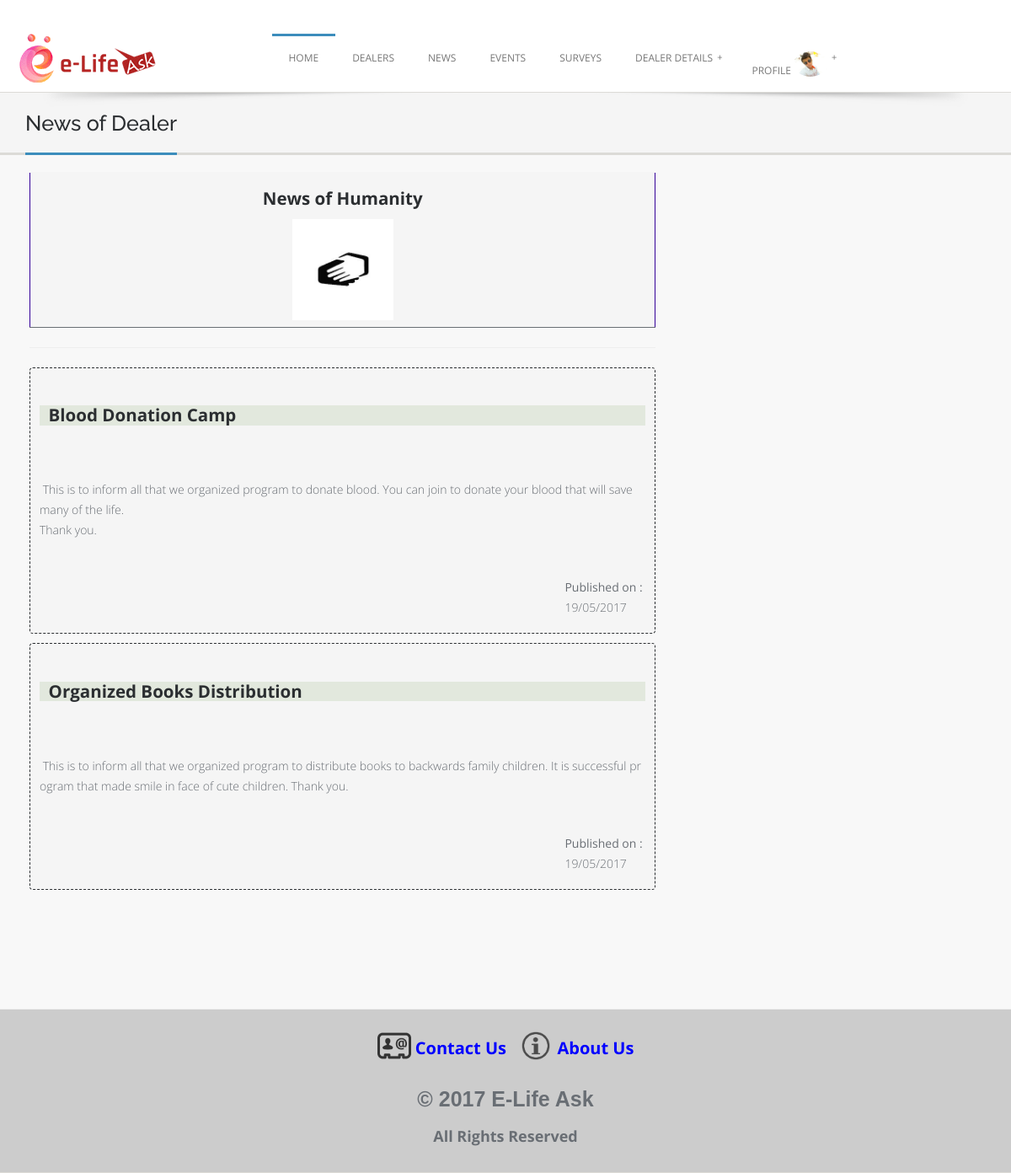
The page /User-Dealer/user_dealers_news.php?dn_id=11 (signed in) on the database its author committed.
### tables this page shows
CREATE TABLE `tbl_user` (
  `user_id` int(11) NOT NULL,
  `user_first_name` varchar(25) NOT NULL,
  `user_last_name` varchar(25) NOT NULL,
  `user_email` varchar(30) NOT NULL,
  `user_password` varchar(15) NOT NULL,
  `user_mobile_no` varchar(13) NOT NULL,
  `city_id` int(11) DEFAULT NULL,
  `pin_code` varchar(10) NOT NULL,
  `user_address` varchar(200) DEFAULT NULL,
  `user_photo` varchar(500) DEFAULT NULL,
  `user_status` int(11) NOT NULL
);

CREATE TABLE `tbl_dealer` (
  `dealer_id` int(11) NOT NULL,
  `dealer_first_name` varchar(25) NOT NULL,
  `dealer_last_name` varchar(25) NOT NULL,
  `company_name` varchar(200) NOT NULL,
  `dealer_email` varchar(30) NOT NULL,
  `dealer_password` varchar(15) NOT NULL,
  `dealer_mobile_no` varchar(13) NOT NULL,
  `designation` varchar(30) NOT NULL,
  `city_id` int(11) DEFAULT NULL,
  `pin_code` varchar(10) NOT NULL,
  `dealer_address` varchar(200) NOT NULL,
  `dealer_details` varchar(5000) NOT NULL,
  `dealer_photo` varchar(500) NOT NULL,
  `web_url` varchar(200) DEFAULT NULL,
  `JOD` date NOT NULL,
  `business_type` varchar(20) NOT NULL,
  `dealer_proof_1` varchar(500) NOT NULL,
  `dealer_proof_2` varchar(500) NOT NULL,
  `dealer_status` int(11) NOT NULL,
  `dealer_trial_plan_status` int(11) NOT NULL
);

CREATE TABLE `tbl_news` (
  `news_id` int(11) NOT NULL,
  `dealer_id` int(11) DEFAULT NULL,
  `news_title` varchar(160) NOT NULL,
  `news_description` varchar(500) NOT NULL,
  `news_date` date NOT NULL,
  `news_till_date` date NOT NULL,
  `news_display_status` int(11) NOT NULL
);

### User-Dealer/user_dealers_news.php (the view, shortened to what this page needs)
<!doctype html>
<html class="no-js" lang="en">
	<head>
	<link rel="stylesheet" href="css/font-awesome.css">
	<link href="assets/css/bootstrap.css" rel="stylesheet">
	<link rel="stylesheet" href="style.css">
	<link rel="stylesheet" href="css/colors.css">
	<link rel="stylesheet" href="layerslider/css/layerslider.css" type="text/css">
  </head>
<body>
<?php
	include "header.php";
?>
	<section class="post-wrapper-top">
    	<div class="container">
            <div class="post-wrapper-top-shadow">
                <span class="s1"></span>
            </div>
            <div class="col-lg-6 col-md-6 col-sm-6 col-xs-12">
                <h2>News of Dealer</h2>
            </div>
        </div>
	</section>
        	<div class="content clearfix">
            	<div class="col-lg-8 col-md-8 col-sm-8 col-xs-12" style="widtd:100%;overflow:auto">
				<form method="post">
                <table border="1" class="table table-striped" data-effect="fade" style="border:#330099 solid 1px;">
                  <tbody>
				    <?php
					$select = "select * from Tbl_dealer where dealer_id = '$_GET[dn_id]' and dealer_status=1";
					$query = mysql_query($select);
					while($row = mysql_fetch_array($query))
					{
					?>
				<tr>
				  <td style="width:150px">
					  <h4 align="center"> <b> <?php echo "News of " .$row['company_name']; ?> </b> </h4> <p>
					  <div align="center"><img src="<?php echo $row['dealer_photo']; ?>" height="100px" width="120px"></div>
				</td>
                </tr>
					<?php } ?>
                  </tbody>
                </table>
			  </form>
		<hr>
				<form method="post">
				   <tbody>
				    <?php
					$select = "select * from Tbl_news where dealer_id = '$_GET[dn_id]' and news_display_status = 1 order by news_date DESC";
					$query = mysql_query($select);
					$count=mysql_num_rows($query);
			if($count>=1)
			{
					while($row = mysql_fetch_array($query))
					{
					?>
				<pre style="border:dashed 1px">
					  <h4 style="background:#E2E8DD"> <b> <?php echo $row['news_title']; ?> </b> </h4>
					  <p> <?php echo $row['news_description']; ?> </p>
					  <p style="float:right">  <b>Published on :</b> <br>  <?php echo ( date("d/m/Y", strtotime($row['news_date'])) ); ?></p> <br>
				</pre>
					<?php }
				}
				else
				{ ?>
						<h3 align="center" style="border:#000033 dashed 1px;color:red">Sorry, Record Not Found....</h3>
		<?php	}
					 ?>
                  </tbody>
			  </form>
				</div>
            </div>
<?php
	include "footer.php";
?>
	</body>
</html>

### User-Dealer/header.php (shortened to what this page needs)
<?php
		$select = "select * from Tbl_dealer where dealer_id = '$_SESSION[dealer_id]'";
		$query_select = mysql_query($select);
		$row = mysql_fetch_array($query_select);
		$select1 = "select * from Tbl_user where user_id = '$_SESSION[user_id]'";
		$query_select1 = mysql_query($select1);
		$row_user = mysql_fetch_array($query_select1);
?>
<header class="header">
    	<div class="container">
        	<div class="site-header clearfix">
                <div class="col-lg-3 col-md-3 col-sm-12 title-area pull-left">
                    <div style="margin-top:-5px" class="site-title" id="title">
                        <a href="../index.php" title="">
                            <img src="images/logo.gif" alt="">
                        </a>
                    </div>
                </div>
                <div class="col-lg-9 col-md-12 col-sm-12">
                   <div id="nav">
                        <div class="container clearfix">
                       <?php
					   if($_SESSION['dealer_id']!="")
					   {
					   	?>
						  <ul id="jetmenu" class="jetmenu blue">
                            <li class="active"><a href="dealer_index.php">Home</a>
                            </li>
						<?php
							if($_SESSION['business_type'] == "Product Marketing")
							{ ?>
								<li><a href="#">Product</a>
									<ul class="dropdown">
										<li><a href="dealer_add_product.php">Add Product</a></li>
										<li><a href="dealer_manage_product.php">Manage Product</a></li>
									</ul>
								</li>
						<?php }
							else if($_SESSION['business_type'] == "Service Provider")
							{ ?>
								<li><a href="#">Service</a>
									<ul class="dropdown">
										<li><a href="dealer_add_service.php">Add Service</a></li>
										<li><a href="dealer_manage_service.php">Manage Service</a></li>
									</ul>
								</li>
							<?php }
							else if($_SESSION['business_type'] == "Trust")
							{ ?>
								<li><a href="#">Trust</a>
									<ul class="dropdown">
										<li><a href="dealer_add_donation.php">Add Donation</a></li>
										<li><a href="dealer_manage_donation.php">Manage Donation</a></li>
									</ul>
								</li>
							<?php }
							else if($_SESSION['business_type'] == "Institute")
							{ ?>
								<li><a href="#">Institute</a>
									<ul class="dropdown">
										<li><a href="dealer_add_facility.php">Add Facility</a></li>
										<li><a href="dealer_manage_facility.php">Manage Facility</a></li>
									</ul>
								</li>
							<?php } ?>
							<li><a href="#">News</a>
                                <ul class="dropdown">
                                    <li><a href="dealer_add_news.php">Add News</a></li>
                                    <li><a href="dealer_manage_news.php">Manage News</a></li>
                                </ul>
                            </li>
                            <li><a href="#">Event</a>
                                <ul class="dropdown">
                                    <li><a href="dealer_add_event.php">Add Event</a></li>
                                    <li><a href="dealer_manage_event.php">Manage Event</a></li>
                                </ul>
                            </li>
                            <li><a href="#">Survey</a>
                                <ul class="dropdown">
                                    <li><a href="dealer_add_survey.php">Add Survey</a></li>
                                    <li><a href="dealer_manage_survey.php">Manage Survey</a></li>
                                </ul>
                            </li>
                            <li><a href="#">Follow</a>
                                <ul class="dropdown" >
                                    <li><a href="dealer_follower.php">Followers</a></li>
                                </ul>
                            </li>
                            <li><a href="#">Profile <img src="<?php echo $row['dealer_photo']; ?>" style="border-radius:50% 50% 50% 50%;width:40px;"></a>
                                <ul class="dropdown" >
                                    <li><a href="dealer_view_profile.php">View Profile</a></li>
                                    <li ><a href="dealer_edit_profile.php">Edit Profile</a></li>
		                            <li><a href="dealer_my_plan.php">Plan</a></li>
									<li><a href="logout.php">Logout</a></li>
                                </ul>
                            </li>
                        </ul>
						<?php
					   }
					   else if($_SESSION['user_id']!="")
					   {
					   ?>
									  <ul id="jetmenu" class="jetmenu blue">
                            <li class="active"><a href="user_index.php">Home</a>
                            </li>
                            <li><a href="user_profile_of_dealers.php">Dealers</a></li>
                            <li><a href="user_all_news.php">News</a>
                            </li>
                            <li><a href="user_all_events.php">Events</a>
                            </li>
                            <li><a href="user_all_survey.php">Surveys</a>
                            <li><a href="#">Dealer Details</a>
                            </li>
                            <li><a href="#">Profile <img src="<?php echo $row_user['user_photo']; ?>" style="border-radius:50% 50% 50% 50%;width:40px;"></a>
                            </li>
                        </ul>
					   <?php
					   }
					   ?>
                        </div>
                    </div>
                </div>
            </div>
    	</div>
    </header>

### User-Dealer/style.css (style rules this page uses)
* { margin: 0; padding: 0px; font-family: "Open Sans"; }
body { background: #f8f8f8; margin: 0; height: 100%; z-index: 1000; color: #696E74; }
p { padding: 0; margin-bottom: 12px; font-family: "Open Sans" !important; font-weight: 300; font-size: 14px; line-height: 24px; color: #696E74; margin-top: 10px; }
html { overflow-x: hidden; overflow-y: auto; }
html, body { height: 100%; }
img { height: auto; max-width: 100%; }
*, *:after, *:before { -webkit-box-sizing: border-box; -moz-box-sizing: border-box; box-sizing: border-box; padding: 0; margin: 0; }
a { padding: 0; margin: 0; text-decoration: none; -webkit-transition: background-color .4s linear, color .4s linear; -moz-transition: background-color .4s linear, color .4s linear; -o-transition: background-color .4s linear, color .4s linear; -ms-transition: background-color .4s linear, color .4s linear; transition: background-color .4s linear, color .4s linear; }
a img { border: none; vertical-align: bottom; }
p, pre, ul, ol, dl, dd, blockquote, address, fieldset, form, { margin-bottom: 20px; }
a img { border: none; }
ul, ol, dl { margin-left: 30px; }
ul, ol, dl { margin-bottom: 1.25em; font-family: inherit; }
ul, ol { margin-left: 0; }
section::before, section::after { position: absolute; content: ''; pointer-post-wraps: none; }
.marketplace-top-shadow, .post-wrapper-top-shadow { width:100%; position:relative; z-index:1000; }
.marketplace-top-shadow .s1, .post-wrapper-top-shadow .s1 { background:url(images/shadow.png) center no-repeat; height:31px; margin:0 auto; bottom:-18px; width:100%; position:absolute; left:0; }
.post-wrapper-top { background-color: #F5F5F5; bottom: 0; left: 0; right: 0; top: 0; z-index: 0; border-bottom: 3px solid #DCDBD7; margin-bottom: 0; padding:0; position: relative; text-align: left; }
.post-wrapper-top h2 { border-bottom: 3px solid #fff; display: inline-block; font-weight:500; font-size:1.8em; padding: 0 0 20px; color:#2B2E31; position: relative; margin-bottom:-3px; }
.header { background:#ffffff; display:block; border-bottom:1px solid #DCDBD7; position:relative; z-index: 99; }
.site-header { padding:40px 0 0; }
.title-area { padding:0; display:block; position:relative; overflow:hidden; }
#nav { margin-top:0; }
.effect-fade { opacity: 0; }
.effect-fade.in { opacity: 1; }
.content { padding:20px 20px 60px 20px; }

### User-Dealer/css/colors.css (style rules this page uses)
.pagination > li > a:hover, .pagination > li > span:hover, .pagination > li > a:focus, .pagination > li > span:focus, .list-group-item.active, .list-group-item.active:hover, .list-group-item.active:focus, .panel-primary > .panel-heading, .breadcrumb, blockquote, blockquote.pull-right, .nav .open > a, .nav .open > a:hover, .nav .open > a:focus, .form-control:focus, .nav .open > a, .nav .open > a:hover, a.thumbnail:hover, .nav-tabs.nav-stacked > li > a, .owl-carousel .item a div span, a.thumbnail:focus, .post-wrapper-top h2, .nav .open > a:focus, #volume, .title:before, .post-meta a:hover, .title:after { border-color:#3C8DBC }
.panel-primary > .panel-heading + .panel-collapse .panel-body, .nav .caret, .blue > li:hover > a, .blue > li.active > a, .top-bar-section .dropdown, .top-bar-section .has-dropdown > a:after { border-top-color:#3C8DBC }
.text-primary, .panel-primary > .panel-heading, .navbar-inverse .dropdown-menu > li > a:hover, .navbar-inverse .dropdown-menu > li > a:focus, .nav > li > a:hover, .nav > li > a:focus, .accordion-heading .accordion-toggle > em, .message span, .services_lists_boxes_icon:after, #cp-nav a:hover, #cp-nav .hover > a, #cp-nav .current > a, #cp-nav .hover > a a:after, #cp-nav .current a:after, a.list-group-item.active > .badge, .nav-pills > .active > a > .badge, a, .rating i, .btn-link, .dropdown-menu > li > a:hover, .dropdown-menu > li > a:focus, .dropdown-menu > .active > a, .dropdown-menu > .active > a:hover, .dropdown-menu > .active > a:focus, .nav > li > a:hover, .nav > li > a:focus, .check li:before, .highlight, .required, .pricing li:before, .theme_details h3, .theme_overviews .icon-container i, .jetmenu li > .megamenu i, .top-bar-section ul li:hover > a, .top-bar-section ul li.active > a, .recent_posts li a.readmore { color:#3C8DBC; }

### User-Dealer/user_dealers_news.php (style rules this page uses)
td { border-bottom:solid 1px; }

### rows shown on the page
tbl_user: user_photo (picture)
tbl_dealer: company_name "Humanity", dealer_photo (picture)
tbl_news: news_title "Blood Donation Camp", news_description "This is to inform all that we organized program to donate blood. You can join to donate your blood that will save many of the life. Thank you.", news_date "19/05/2017"
tbl_news: news_title "Organized Books Distribution", news_description "This is to inform all that we organized program to distribute books to backwards family children. It is successful program that made smile in face of cute children. Thank you.", news_date "19/05/2017"
